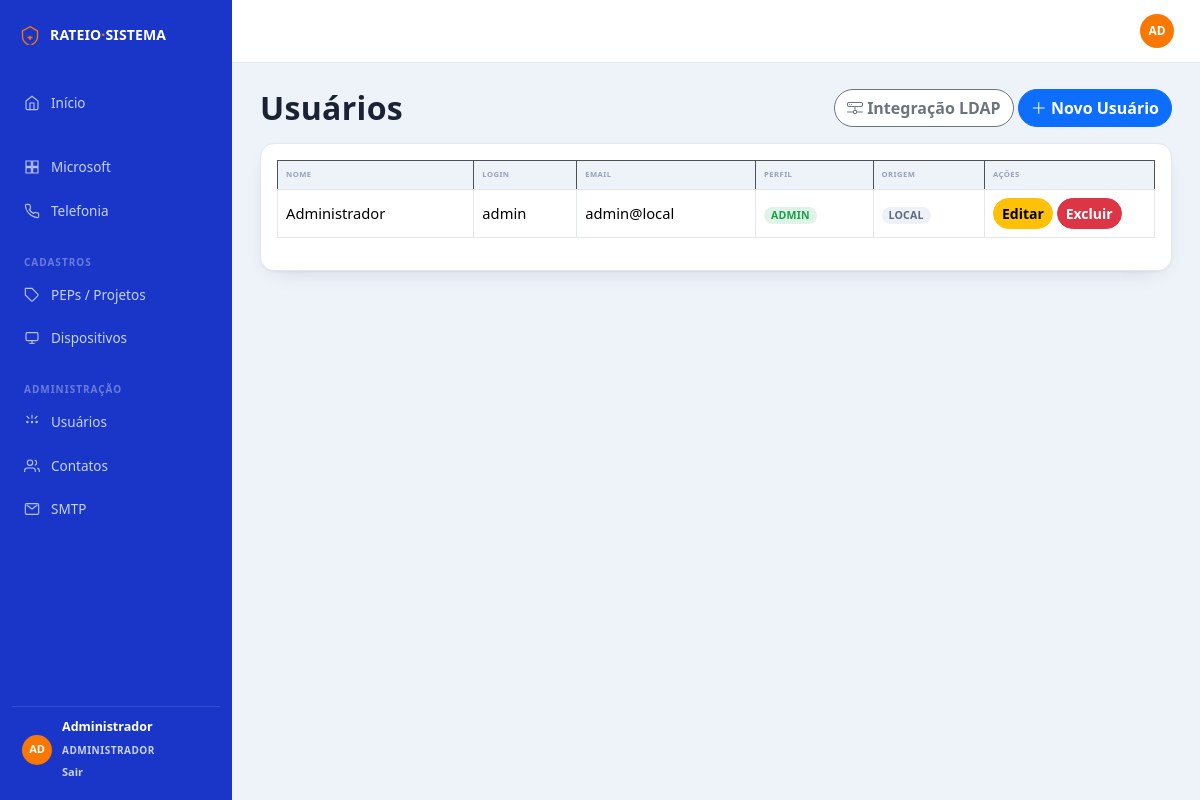
/usuarios/listar.php (signed in), run on the app's committed database.
### tables this page shows
CREATE TABLE IF NOT EXISTS usuarios (
    id      INT AUTO_INCREMENT PRIMARY KEY,
    nome    VARCHAR(150) NOT NULL,
    usuario VARCHAR(100) NOT NULL UNIQUE,
    email   VARCHAR(150) DEFAULT '',
    senha   VARCHAR(255) DEFAULT '',
    perfil  ENUM('admin','usuario') NOT NULL DEFAULT 'usuario',
    origem  ENUM('local','ldap')    NOT NULL DEFAULT 'local',
    criado_em TIMESTAMP DEFAULT CURRENT_TIMESTAMP
);

### src/Core/Config.php (called while the page is built, shortened)
<?php
final class Config
{
    private static array $dados = [];
    public static function carregar(string $arquivo): void
    {
        self::$dados = require $arquivo;
    }
    public static function get(string $chave, mixed $padrao = null): mixed
    {
        $partes = explode('.', $chave);
        $valor  = self::$dados;
        foreach ($partes as $parte) {
            if (is_array($valor) && array_key_exists($parte, $valor)) {
                $valor = $valor[$parte];
            } else {
                return $padrao;
            }
        }
        return $valor;
    }
}

### src/autoload.php (called while the page is built, shortened)
<?php
spl_autoload_register(static function (string $classe): void {
    $prefixo = 'App\\';
    $relativo = substr($classe, strlen($prefixo));
    $arquivo  = __DIR__ . '/' . str_replace('\\', '/', $relativo) . '.php';
});
if (!function_exists('e')) {
    function e(mixed $valor): string
    {
        return htmlspecialchars((string) ($valor ?? ''), ENT_QUOTES, 'UTF-8');
    }
}
if (!function_exists('url')) {
    function url(string $caminho = ''): string
    {
        $base = rtrim(\App\Core\Config::get('app.base_url', ''), '/');
        return $base . '/' . ltrim($caminho, '/');
    }
}
if (!function_exists('userInitials')) {
    function userInitials(string $username): string
    {
        $parts = array_values(array_filter(preg_split('/[.\s_-]+/', trim($username))));
        return strtoupper(mb_substr($username, 0, 2));
    }
}

### src/Core/Session.php (called while the page is built, shortened)
<?php
final class Session
{
    public static function get(string $chave, mixed $padrao = null): mixed
    {
        return $_SESSION[$chave] ?? $padrao;
    }
}

### src/Core/Auth.php (called while the page is built, shortened)
<?php
final class Auth
{
    public static function ehAdmin(): bool
    {
        return Session::get('perfil') === 'admin';
    }
    public static function nome(): string
    {
        return (string) Session::get('usuario_nome', '');
    }
}

### src/Core/Database.php (called while the page is built, shortened)
<?php
final class Database
{
    private static ?PDO $instancia = null;
    public static function pdo(): PDO
    {
        $host    = Config::get('db.host', 'localhost');
        $porta   = (int) Config::get('db.porta', 3306);
        $banco   = Config::get('db.banco');
        $usuario = Config::get('db.usuario');
        $senha   = Config::get('db.senha');
        $charset = Config::get('db.charset', 'utf8mb4');
        $dsn = "mysql:host={$host};port={$porta};dbname={$banco};charset={$charset}";
        try {
            self::$instancia = new PDO($dsn, $usuario, $senha, [
                PDO::ATTR_ERRMODE            => PDO::ERRMODE_EXCEPTION,
                PDO::ATTR_DEFAULT_FETCH_MODE => PDO::FETCH_ASSOC,
                PDO::ATTR_EMULATE_PREPARES   => false,
            ]);
        } catch (PDOException $e) {
            die('Erro na conexão com o banco de dados: ' . $e->getMessage());
        }
        return self::$instancia;
    }
}

### src/Models/BaseModel.php (called while the page is built, shortened)
<?php
abstract class BaseModel
{
    protected static string $tabela = '';
    protected static function pdo(): PDO
    {
        return Database::pdo();
    }
    public static function todos(string $ordenarPor = 'id'): array
    {
        $sql = 'SELECT * FROM ' . static::$tabela . ' ORDER BY ' . $ordenarPor;
        return self::pdo()->query($sql)->fetchAll();
    }
}

### usuarios/listar.php (the view, shortened to what this page needs)
<?php
require __DIR__ . '/../includes/header.php';
$usuarios = Usuario::todos('nome');
?>
<div class="d-flex justify-content-between align-items-center mb-3">
    <h2 class="mb-0">Usuários</h2>
    <div>
        <a href="<?= url('usuarios/ldap.php') ?>" class="btn btn-outline-secondary">
            <i class="bi bi-hdd-network"></i> Integração LDAP
        </a>
        <a href="<?= url('usuarios/form.php') ?>" class="btn btn-primary">
            <i class="bi bi-plus-lg"></i> Novo Usuário
        </a>
    </div>
</div>
<div class="card shadow-sm">
    <div class="card-body table-responsive">
        <table class="table table-bordered table-hover align-middle">
            <thead class="table-dark">
                <tr>
                    <th>Nome</th>
                    <th>Login</th>
                    <th>Email</th>
                    <th>Perfil</th>
                    <th>Origem</th>
                    <th width="170">Ações</th>
                </tr>
            </thead>
            <tbody>
            <?php foreach ($usuarios as $u): ?>
                <tr>
                    <td><?= e($u['nome']) ?></td>
                    <td><?= e($u['usuario']) ?></td>
                    <td><?= e($u['email']) ?></td>
                    <td>
                        <span class="badge bg-<?= $u['perfil'] === 'admin' ? 'success' : 'info' ?>">
                            <?= e(ucfirst($u['perfil'])) ?>
                        </span>
                    </td>
                    <td>
                        <span class="badge bg-<?= $u['origem'] === 'ldap' ? 'warning text-dark' : 'secondary' ?>">
                            <?= e(strtoupper($u['origem'])) ?>
                        </span>
                    </td>
                    <td>
                        <?php if ($u['origem'] === 'local'): ?>
                            <a href="<?= url('usuarios/form.php?id=' . $u['id']) ?>"
                               class="btn btn-warning btn-sm">Editar</a>
                        <?php endif; ?>
                        <a href="<?= url('usuarios/excluir.php?id=' . $u['id']) ?>"
                           class="btn btn-danger btn-sm"
                           onclick="return confirm('Excluir este usuário?')">Excluir</a>
                    </td>
                </tr>
            <?php endforeach; ?>
            </tbody>
        </table>
    </div>
</div>
<?php require __DIR__ . '/../includes/footer.php'; ?>

### includes/header.php (shortened to what this page needs)
<?php
$ehAdmin      = Auth::ehAdmin();
function navLink($targetPage, $currentPage, $label, $iconPath) {
    $active = $targetPage === $currentPage ? ' is-active' : '';
    echo '<a class="rail-link' . $active . '" href="' . url($targetPage) . '">'
        . '<svg width="16" height="16" viewBox="0 0 24 24" fill="none" stroke="currentColor" stroke-width="1.7">' . $iconPath . '</svg>'
        . htmlspecialchars($label) . '</a>';
}
?>
<!DOCTYPE html>
<html lang="pt-br">
<head>
    <link href="https://cdn.jsdelivr.net/npm/bootstrap@5.3.3/dist/css/bootstrap.min.css" rel="stylesheet">
    <link href="https://cdn.jsdelivr.net/npm/bootstrap-icons@1.11.3/font/bootstrap-icons.min.css" rel="stylesheet">
    <link rel="stylesheet" href="<?= url('assets/css/theme.css?v=' . filemtime(__DIR__ . '/../assets/css/theme.css')) ?>">
    <link href="<?= url('assets/css/app.css') ?>" rel="stylesheet">
</head>
<body>
<div class="app-shell">
    <nav class="rail" id="rail" aria-label="Navegação principal">
        <div class="rail-brand">
            <svg width="20" height="20" viewBox="0 0 24 24" fill="none" stroke="currentColor" stroke-width="1.6">
                <path d="M12 2l9 5v7c0 7-6 9-9 11-3-2-9-4-9-11V7l9-5z"/>
                <path d="M12 13v5M9 15h6"/>
            </svg>
            <span class="rail-brand-name">RATEIO<span>·</span>SISTEMA</span>
        </div>
        <div class="rail-nav">
            <?php navLink('index.php', 'index', 'Início', '<path d="M3 9l9-7 9 7v11a2 2 0 01-2 2H5a2 2 0 01-2-2z"/><polyline points="9 22 9 12 15 12 15 22"/>'); ?>
        </div>
        <div class="rail-nav">
        </div>
        <div class="rail-nav">
            <div class="rail-section-label">Cadastros</div>
        </div>
        <?php if ($ehAdmin): ?>
        <div class="rail-nav">
            <div class="rail-section-label">Administração</div>
        </div>
        <?php endif; ?>
        <div class="rail-foot">
            <div class="avatar sm"><?= htmlspecialchars(userInitials(Auth::nome())) ?></div>
            <div>
                <div class="rail-user"><?= htmlspecialchars(Auth::nome()) ?></div>
                <span class="rail-role"><?= $ehAdmin ? 'Administrador' : 'Usuário' ?></span>
                <a href="<?= url('logout.php') ?>" class="rail-logout">Sair</a>
            </div>
        </div>
    </nav>
    <div class="main-col">
        <div class="topbar">
            <div class="avatar" title="<?= htmlspecialchars(Auth::nome()) ?>"><?= htmlspecialchars(userInitials(Auth::nome())) ?></div>
        </div>
        <div class="main-content">

### includes/footer.php (shortened to what this page needs)
        </div>
    </div>
</div>
</body>
</html>

### assets/css/app.css (style rules this page uses)
.table thead.table-dark th { white-space: nowrap; }

### data on the page
usuarios: nome "Administrador", usuario "admin", email "admin@local", perfil "ADMIN", origem "LOCAL"

### other printed values
$label "Início Microsoft Telefonia PEPs / Projetos Dispositivos Usuários Contatos SMTP"
userInitials(Auth::nome()) "AD"
Auth::nome() "Administrador"
